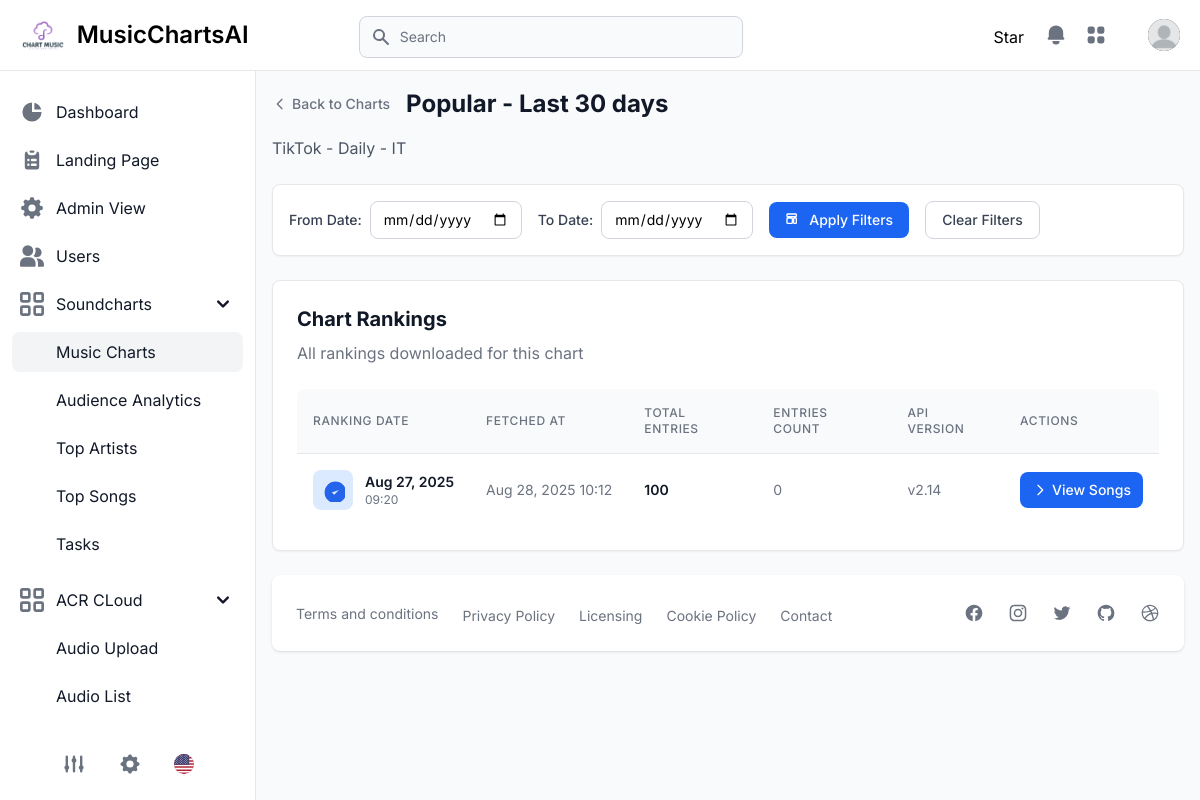
Page /charts/4/rankings/ (signed in) on the earlier database version.
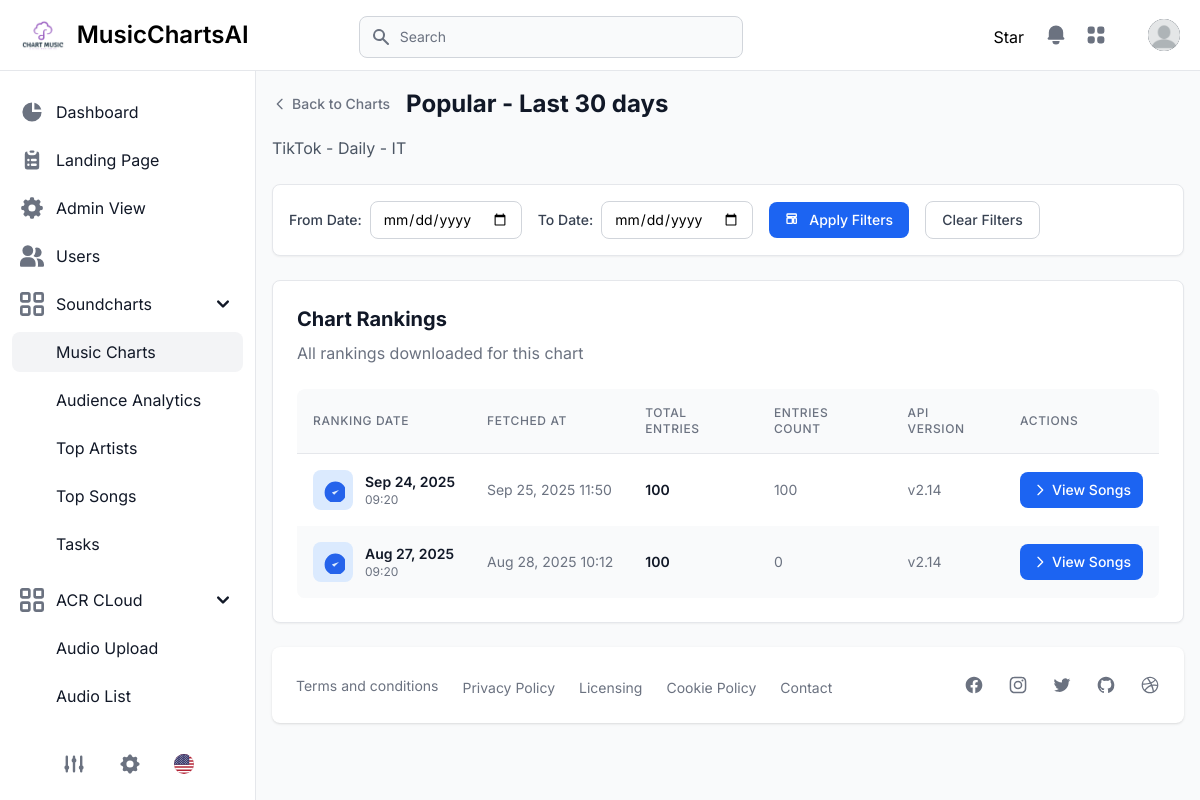
Same page on the later database version.
### apps/soundcharts/models.py (models this page shows, shortened)
class ChartRanking(models.Model):
    chart = models.ForeignKey(Chart, on_delete=models.SET_NULL, related_name="rankings", null=True)
    ranking_date = models.DateTimeField(
        help_text="Date when this ranking was published"
    )
    fetched_at = models.DateTimeField(
        auto_now_add=True, help_text="When this ranking was fetched from API"
    )
    total_entries = models.IntegerField(
        default=0, help_text="Total number of entries in this ranking"
    )
    api_version = models.CharField(
        max_length=50, blank=True, help_text="API version used"
    )
    class Meta:
        constraints = [
            models.UniqueConstraint(
                fields=["chart", "ranking_date"], name="unique_chart_ranking_date"
            )
        ]
        ordering = ["-ranking_date"]
        verbose_name = "Chart Ranking"
        verbose_name_plural = "Chart Rankings"
    @property
    def entries_count(self):
        return self.entries.count()

### apps/pages/views.py (the view)
# urls.py: path("charts/<int:chart_id>/rankings/", views.chart_rankings, name="chart_rankings"),
@login_required(login_url='/users/signin/')
def chart_rankings(request, chart_id):
    chart = get_object_or_404(Chart, id=chart_id)
    date_from = request.GET.get('date_from', '')
    date_to = request.GET.get('date_to', '')
    rankings = ChartRanking.objects.filter(chart=chart).order_by('-ranking_date')
    if date_from:
        rankings = rankings.filter(ranking_date__date__gte=date_from)
    if date_to:
        rankings = rankings.filter(ranking_date__date__lte=date_to)
    context = {
        'segment': 'charts',
        'chart': chart,
        'rankings': rankings,
        'current_filters': {
            'date_from': date_from,
            'date_to': date_to,
        }
    }
    return render(request, "dashboard/chart_rankings_table.html", context)

### templates/dashboard/chart_rankings_table.html (shortened to what the changed rows need)
{% extends "layouts/base.html" %}
{% load static %}
{% block content %}
<main>
  <div class="px-4 pt-6">
    <div class="mb-6">
      <div class="flex items-center mb-4">
        <h1 class="text-2xl font-bold text-gray-900 dark:text-white">{{ chart.name }}</h1>
      </div>
    </div>
    <div class="p-4 bg-white border border-gray-200 rounded-lg shadow-sm dark:border-gray-700 sm:p-6 dark:bg-gray-800">
      <div class="flex flex-col mt-6">
        <div class="overflow-x-auto rounded-lg">
          <div class="inline-block min-w-full align-middle">
            <div class="overflow-hidden shadow sm:rounded-lg">
              <table class="min-w-full divide-y divide-gray-200 dark:divide-gray-600">
                <thead class="bg-gray-50 dark:bg-gray-700">
                  <tr>
                    <th scope="col" class="p-4 text-xs font-medium tracking-wider text-left text-gray-500 uppercase dark:text-white">
                      Ranking Date
                    </th>
                    <th scope="col" class="p-4 text-xs font-medium tracking-wider text-left text-gray-500 uppercase dark:text-white">
                      Fetched At
                    </th>
                    <th scope="col" class="p-4 text-xs font-medium tracking-wider text-left text-gray-500 uppercase dark:text-white">
                      Total Entries
                    </th>
                    <th scope="col" class="p-4 text-xs font-medium tracking-wider text-left text-gray-500 uppercase dark:text-white">
                      Entries Count
                    </th>
                    <th scope="col" class="p-4 text-xs font-medium tracking-wider text-left text-gray-500 uppercase dark:text-white">
                      API Version
                    </th>
                    <th scope="col" class="p-4 text-xs font-medium tracking-wider text-left text-gray-500 uppercase dark:text-white">
                      Actions
                    </th>
                  </tr>
                </thead>
                <tbody class="bg-white dark:bg-gray-800">
                  {% for ranking in rankings %}
                  <tr class="{% cycle '' 'bg-gray-50 dark:bg-gray-700' %}">
                    <td class="p-4 text-sm font-normal text-gray-900 whitespace-nowrap dark:text-white">
                      <div class="flex items-center">
                        <div class="flex-shrink-0 w-10 h-10 bg-primary-100 dark:bg-primary-900 rounded-lg flex items-center justify-center mr-3">
                          <svg class="w-6 h-6 text-primary-600 dark:text-primary-400" fill="currentColor" viewBox="0 0 20 20">
                            <path d="M9 12l2 2 4-4m6 2a9 9 0 11-18 0 9 9 0 0118 0z"></path>
                          </svg>
                        </div>
                        <div>
                          <div class="font-semibold">{{ ranking.ranking_date|date:"M d, Y" }}</div>
                          <div class="text-xs text-gray-500 dark:text-gray-400">{{ ranking.ranking_date|time:"H:i" }}</div>
                        </div>
                      </div>
                    </td>
                    <td class="p-4 text-sm font-normal text-gray-500 whitespace-nowrap dark:text-gray-400">
                      {{ ranking.fetched_at|date:"M d, Y H:i" }}
                    </td>
                    <td class="p-4 text-sm font-semibold text-gray-900 whitespace-nowrap dark:text-white">
                      {{ ranking.total_entries }}
                    </td>
                    <td class="p-4 text-sm font-normal text-gray-500 whitespace-nowrap dark:text-gray-400">
                      {{ ranking.entries_count }}
                    </td>
                    <td class="p-4 text-sm font-normal text-gray-500 whitespace-nowrap dark:text-gray-400">
                      {{ ranking.api_version|default:"N/A" }}
                    </td>
                    <td class="p-4 whitespace-nowrap">
                      <a href="{% url 'ranking_songs' ranking.id %}"
                         class="inline-flex items-center px-3 py-2 text-sm font-medium text-white bg-blue-600 rounded-lg hover:bg-blue-700 focus:ring-4 focus:ring-blue-300 dark:bg-green-600 dark:hover:bg-green-700 dark:focus:ring-green-800">
                        <svg class="w-4 h-4 mr-1" fill="none" stroke="currentColor" viewBox="0 0 24 24">
                          <path stroke-linecap="round" stroke-linejoin="round" stroke-width="2" d="M9 5l7 7-7 7"></path>
                        </svg>
                        View Songs
                      </a>
                    </td>
                  </tr>
                  {% empty %}
                  <tr>
                    <td colspan="6" class="p-4 text-center text-gray-500 dark:text-gray-400">
                      No rankings found for this chart.
                    </td>
                  </tr>
                  {% endfor %}
                </tbody>
              </table>
            </div>
          </div>
        </div>
      </div>
    </div>
  </div>
</main>
{% endblock content %}

Differences in the rows shown:
added ChartRanking: ranking_date "Sep 24, 2025", ranking_date "09:20", fetched_at "Sep 25, 2025 11:50", total_entries "100", entries_count "100", api_version "v2.14"
